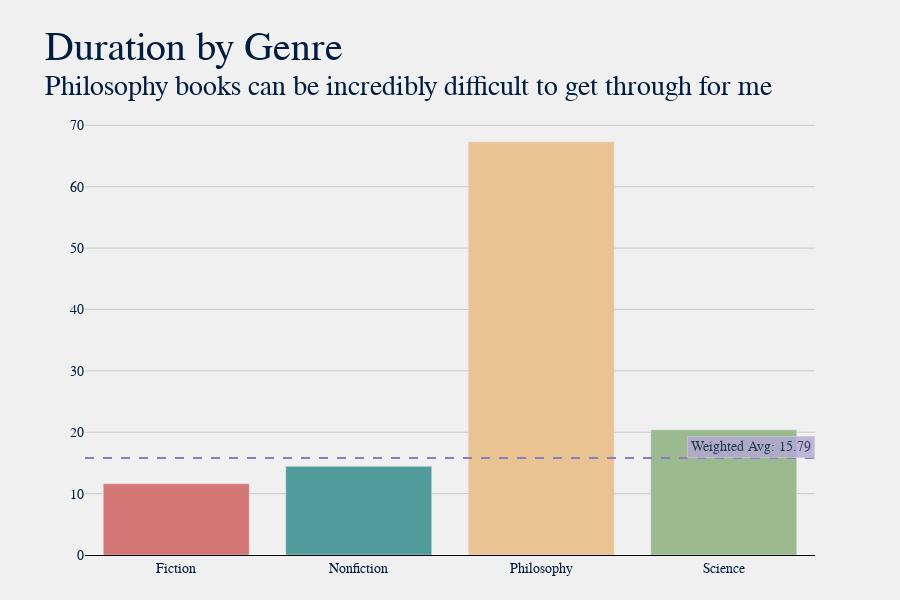

Notebook cell for this chart:
### Markdown cell above
### How long does it take me to read?

This is an interesting one because a lot of factors go into it, which I can't quite capture in my spreadsheet. For example, philosophy books tend to take me very long to read because they can be rather dense and difficult to comprehend. Additionally, there were several instances where I needed to take a break, thus increasing the overall duration. That aside, I tend to get through books in about 2-3 weeks, depending on the genre.

### Code cell
dft = df.groupby('Genre')['Duration'].mean().reset_index()
dft = dft[dft['Duration'].notnull()].round(2)
dft['Total'] = df.groupby('Genre')['Title'].count().reset_index(drop=True)
# dft.loc[len(dft.index)] = ['Overall', dft['Duration'].mean()]
title = "Duration by Genre"
sub = f"Philosophy books can be incredibly difficult to get through for me"
plot.gen_bar_graph(dft, 'Genre', title, sub, avg=True, w_avg='Duration')

### Figure 1 — Plotly figure (JSON) as saved in the notebook; plotly's stock layout.template omitted (floating-point values rounded to 4 significant figures)
{"data": [{"customdata": [["76", "Duration"], ["11", "Duration"], ["6", "Duration"], ["5", "Duration"]], "hovertemplate": "<b>%{x} Books</b>: %{customdata[0]}<br><b>Avg. %{customdata[1]}</b>: %{y}", "marker": {"color": ["#d27575", "#529b9c", "#eac392", "#9cba8f", "#675a55", "#d27575", "#529b9c", "#eac392", "#9cba8f", "#675a55", "#d27575", "#529b9c", "#eac392", "#9cba8f", "#675a55", "#d27575", "#529b9c", "#eac392", "#9cba8f", "#675a55"]}, "name": "", "type": "bar", "x": ["Fiction", "Nonfiction", "Philosophy", "Science"], "y": [11.61, 14.44, 67.33, 20.4]}], "layout": {"annotations": [{"bgcolor": "#b4a7d6", "bordercolor": "#c7c7c7", "borderpad": 3, "borderwidth": 1, "opacity": 0.8, "showarrow": false, "text": "Weighted Avg: 15.79", "x": 1, "xanchor": "right", "xref": "x domain", "y": 15.79, "yanchor": "bottom", "yref": "y"}], "barmode": "group", "font": {"color": "#001c40", "family": "Baskerville", "size": 14}, "height": 600, "hoverlabel": {"font": {"size": 16}}, "margin": {"b": 45, "l": 85, "r": 85, "t": 120}, "paper_bgcolor": "#f0f0f0", "plot_bgcolor": "#f0f0f0", "shapes": [{"line": {"color": "#8e7cc3", "dash": "dash", "width": 2}, "type": "line", "x0": 0, "x1": 1, "xref": "x domain", "y0": 15.79, "y1": 15.79, "yref": "y"}], "showlegend": false, "title": {"font": {"color": "#001c40", "family": "Baskerville, Bold", "size": 40}, "text": "Duration by Genre<br><sup>Philosophy books can be incredibly difficult to get through for me"}, "xaxis": {"gridcolor": "#cbcbcb", "linecolor": "black", "showgrid": false, "showline": true, "title": {}}, "yaxis": {"gridcolor": "#cbcbcb", "linecolor": "black", "showgrid": true, "showline": false, "showticklabels": true, "title": {}}}}
